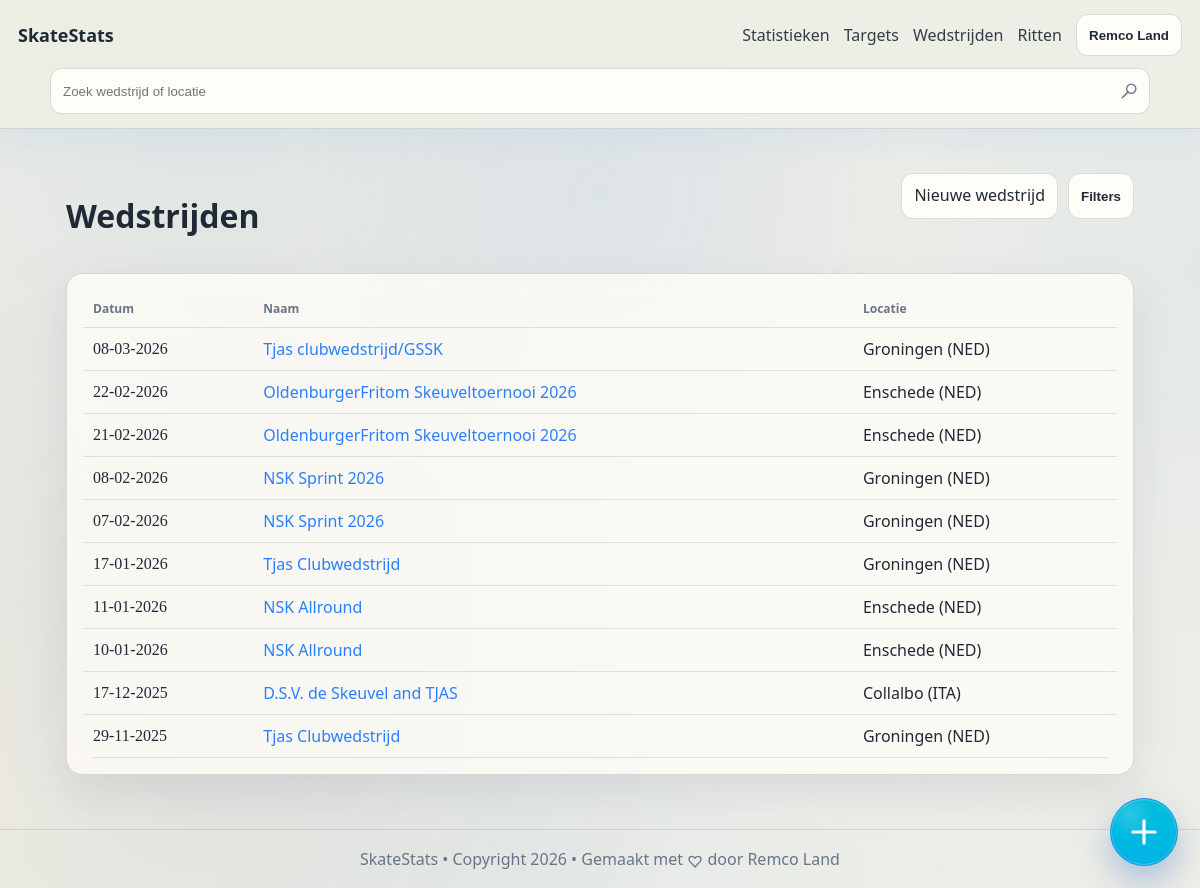
/competitions (signed in), run on the app's committed database.
### tables this page shows
CREATE TABLE skater (
              id INTEGER PRIMARY KEY AUTOINCREMENT,
              name TEXT NOT NULL UNIQUE
            );

CREATE TABLE competition (
              id INTEGER PRIMARY KEY AUTOINCREMENT,
              name TEXT NOT NULL,
              venue TEXT,
              competition_date TEXT NOT NULL, -- YYYY-MM-DD
              notes TEXT,
              created_at TEXT NOT NULL
            , owner_user_id INTEGER);

### app/main.py (the view)
@app.get("/competitions", response_class=HTMLResponse)
def competitions(
    request: Request,
    q: str = "",
    venue: str = "",
    date_from: str = "",
    date_to: str = "",
):
    current_user = require_user(request)
    competitions_context = build_competitions_context(current_user, q, venue, date_from, date_to)
    return render(
        request,
        "competitions.html",
        fmt_date=fmt_date_ymd_to_dmy,
        **competitions_context,
    )

### app/main.py (called while the page is built)
def fmt_date_ymd_to_dmy(ymd: str | None) -> str:
    if not ymd:
        return "-"
    try:
        d = datetime.strptime(ymd, "%Y-%m-%d")
        return d.strftime("%d-%m-%Y")
    except ValueError:
        return ymd

def db() -> sqlite3.Connection:
    conn = sqlite3.connect(DB_PATH)
    conn.execute("PRAGMA foreign_keys = ON")
    conn.row_factory = sqlite3.Row
    return conn

def get_user_by_id(conn: sqlite3.Connection, user_id: int) -> Optional[sqlite3.Row]:
    return conn.execute(
        """
        SELECT u.*, s.name AS skater_name
        FROM user u
        JOIN skater s ON s.id = u.skater_id
        WHERE u.id = ?
        """,
        (user_id,),
    ).fetchone()

def normalize_theme_preference(raw_value: str) -> str:
    value = (raw_value or "").strip().lower()
    if value == "light":
        return "light"
    if value == "system":
        return "system"
    return "dark"

def normalize_motion_preference(raw_value: str) -> str:
    value = (raw_value or "").strip().lower()
    if value in {"background", "cards", "none"}:
        return value
    return "all"

def resolved_theme(theme_preference: str) -> str:
    return "dark" if normalize_theme_preference(theme_preference) == "system" else normalize_theme_preference(theme_preference)

def render(request: Request, template_name: str, **ctx) -> HTMLResponse:
    tpl = templates_env.get_template(template_name)
    current_user = getattr(request.state, "user", None)
    html = tpl.render(
        app_title=APP_TITLE,
        request=request,
        current_user=current_user,
        owner_name=current_user["skater_name"] if current_user else OWNER_NAME,
        theme_preference=normalize_theme_preference(current_user["theme_preference"]) if current_user else "dark",
        active_theme=resolved_theme(current_user["theme_preference"]) if current_user else "dark",
        motion_preference=normalize_motion_preference(current_user["motion_preference"]) if current_user else "all",
        **ctx,
    )
    return HTMLResponse(html)

def require_user(request: Request) -> sqlite3.Row:
    current_user = getattr(request.state, "user", None)
    if current_user is None:
        raise RuntimeError("missing authenticated user")
    return current_user

### app/templates/competitions.html (shortened to what this page needs)
{% extends "base.html" %}
{% block content %}
  <div class="row">
    <h1>Wedstrijden</h1>
    <div class="page-actions">
      <a class="btn" href="/competitions/new">Nieuwe wedstrijd</a>
      <button
        type="button"
        class="btn btn-secondary"
        id="competition-filters-toggle"
        aria-expanded="{% if filters_open %}true{% else %}false{% endif %}"
        aria-controls="competition-filters-panel"
      >
        Filters
      </button>
    </div>
  </div>
  {% include "_competitions_content.html" %}
{% endblock %}

### app/templates/base.html (shortened to what this page needs)
﻿<!doctype html>
<html lang="nl" data-theme="{{ active_theme }}" data-theme-preference="{{ theme_preference }}" data-motion-preference="{{ motion_preference }}">
  <head>
    <link rel="stylesheet" href="/static/style.css" />
  </head>
  <body data-theme="{{ active_theme }}" data-theme-preference="{{ theme_preference }}" data-motion-preference="{{ motion_preference }}">
    <header class="topbar">
      <div class="brand">
        <a href="/">{{ app_title }}</a>
      </div>
      {% if current_user %}
        <form method="get" action="/competitions" class="nav-search nav-search-desktop" role="search">
          <input
            type="search"
            name="q"
            value="{{ selected_query or '' }}"
            placeholder="Zoek wedstrijd of locatie"
            aria-label="Zoek op wedstrijd of locatie"
          />
        </form>
        <nav class="nav-desktop">
          <a href="/stats">Statistieken</a>
          <a href="/targets">Targets</a>
          <a href="/competitions">Wedstrijden</a>
          <a href="/races">Ritten</a>
          <div class="profile-menu">
            <button
              type="button"
              class="btn-secondary profile-menu-toggle"
              aria-label="Profielmenu openen"
              aria-expanded="false"
              aria-controls="profile-menu-dropdown"
            >
              {{ owner_name }}
            </button>
          </div>
        </nav>
      {% endif %}
    </header>
    <main class="container">
      {% block content %}{% endblock %}
    </main>
    {% if current_user %}
      <div class="fab-menu" data-open="false">
        <button type="button" class="fab-toggle" aria-label="Snelle acties" aria-expanded="false">
          <span class="line-md-icon" style="--icon-url:url('/static/icons/line-md/plus.svg');" aria-hidden="true"></span>
        </button>
      </div>
    {% endif %}
    <footer class="footer">
      <span>SkateStats &bull; Copyright 2026 &bull; Gemaakt met <span class="line-md-icon" style="--icon-url:url('/static/icons/line-md/heart.svg');" aria-hidden="true"></span> door Remco Land</span>
    </footer>
  </body>
</html>

### app/templates/_competitions_content.html (shortened to what this page needs)
<div id="competitions-content">
  <section class="card">
    {% if comps|length == 0 %}
      <p>Geen wedstrijden gevonden.</p>
    {% else %}
      <table>
        <thead>
          <tr><th>Datum</th><th>Naam</th><th>Locatie</th></tr>
        </thead>
        <tbody>
          {% for c in comps %}
            <tr data-competition-href="/competitions/{{ c.id }}">
              <td class="mono">{{ fmt_date(c.competition_date) }}</td>
              <td><a href="/competitions/{{ c.id }}">{{ c.name }}</a></td>
              <td>{{ c.venue or "-" }}</td>
            </tr>
          {% endfor %}
        </tbody>
      </table>
    {% endif %}
  </section>
</div>

### data on the page
skater: name "Remco Land"
competition: competition_date "08-03-2026", name "Tjas clubwedstrijd/GSSK", venue "Groningen (NED)"
competition: competition_date "22-02-2026", name "OldenburgerFritom Skeuveltoernooi 2026", venue "Enschede (NED)"
competition: competition_date "21-02-2026", name "OldenburgerFritom Skeuveltoernooi 2026", venue "Enschede (NED)"
competition: competition_date "08-02-2026", name "NSK Sprint 2026", venue "Groningen (NED)"
competition: competition_date "07-02-2026", name "NSK Sprint 2026", venue "Groningen (NED)"
competition: competition_date "17-01-2026", name "Tjas Clubwedstrijd", venue "Groningen (NED)"
competition: competition_date "11-01-2026", name "NSK Allround", venue "Enschede (NED)"
competition: competition_date "10-01-2026", name "NSK Allround", venue "Enschede (NED)"
competition: competition_date "17-12-2025", name "D.S.V. de Skeuvel and TJAS", venue "Collalbo (ITA)"
competition: competition_date "29-11-2025", name "Tjas Clubwedstrijd", venue "Groningen (NED)"

### other printed values
{{ app_title }} "SkateStats"
